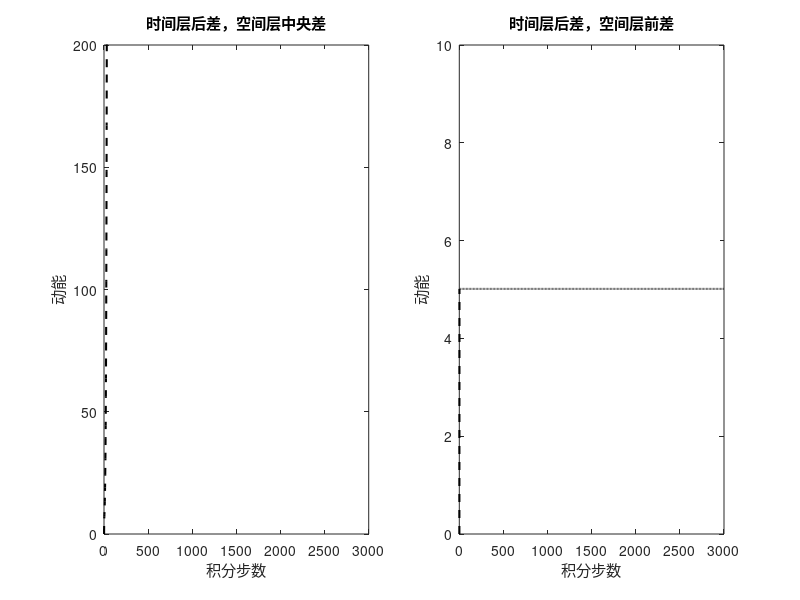

Write the MATLAB code that produced this figure.
clear;clc;
%初始条件
nlon = 20;
ntime = 3000;
dx = 0.05;
dt = 0.004;
c = 1.5;
u1 = zeros(nlon,ntime);
u1(:,1) = sin((1:nlon) * pi * dx);
uk1 = zeros(ntime,1);

% 时间层采用后差，空间层中央差分
for step_id = 2:ntime 
    for lon_id = 2:nlon-1
            u1(lon_id,step_id) = u1(lon_id,step_id-1  ) - 0.5*c*dt/dx * ...
                    (u1(lon_id+1,step_id)-u1(lon_id-1,step_id));
            uk1(step_id) = uk1(step_id) + u1(lon_id,step_id)^2/2;
    end
            
        u1(lon_id,step_id) = u1(lon_id,step_id-1);
        u1(1,step_id) = u1(1,step_id-1);
        uk1(step_id) = uk1(step_id) + u1(lon_id,step_id)^2/2 ...
                            + u1(1,step_id-1)^2/2;
end

u2 = zeros(nlon,ntime);
u2(:,1) = sin((1:nlon) * pi * dx);
uk2 = zeros(ntime,1);
% 时间层采用后差，空间层前差
for step_id = 2:ntime 
    for lon_id = 2:nlon-1
            u2(lon_id,step_id) = u2(lon_id,step_id-1  ) - c*dt/dx * ...
                    (u2(lon_id+1,step_id)-u2(lon_id,step_id));
            uk2(step_id) = uk2(step_id) + u2(lon_id,step_id)^2/2;
    end
            
        u2(lon_id,step_id) = u2(lon_id,step_id-1);
        u2(1,step_id) = u2(1,step_id-1);
        uk2(step_id) = uk2(step_id) + u2(lon_id,step_id)^2/2 ...
                            + u2(1,step_id-1)^2/2;
end

figure('Units','centimeter','Position',[5 5 32 10]);

subplot(1,2,1)
plot(1:ntime,uk1,'--k','linewidth',1.5);
title("时间层后差，空间层中央差");
ylim([0 200])
xlabel('积分步数')
ylabel('动能')

subplot(1,2,2)
plot(1:ntime,uk2,'--k','linewidth',1.5);
title("时间层后差，空间层前差");
ylim([0 10])
xlabel('积分步数')
ylabel('动能')
